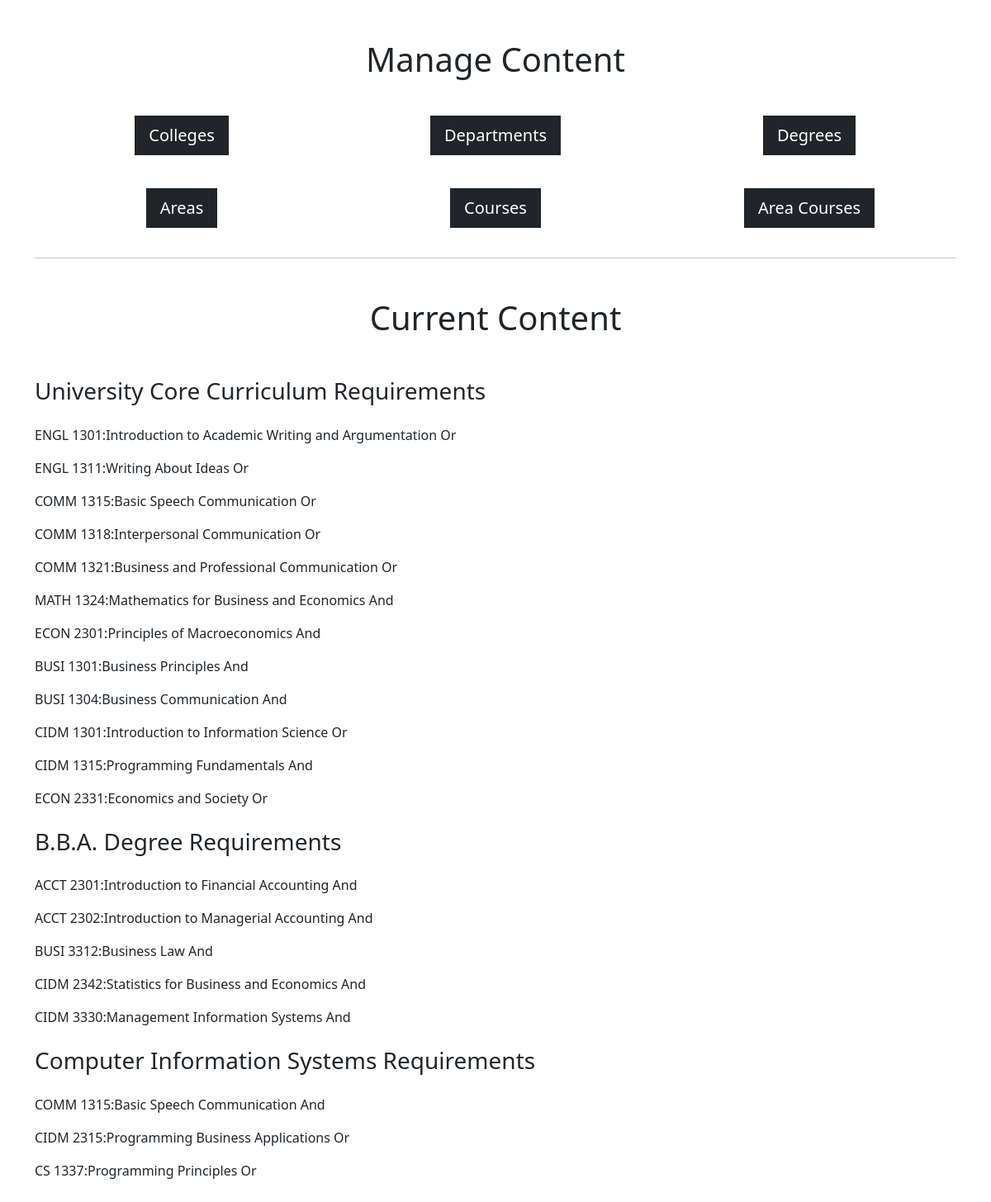
The page / on the database its author committed.
### data/models.py (models this page shows, shortened)
class Area(models.Model):
    area_name = models.CharField(max_length=100, help_text="The name of the Area.")
    area_description = models.CharField(
        blank=True,null=True, max_length=200, help_text="The description of the Area."
    )
    total_hours = models.IntegerField()
    degree = models.ForeignKey(Degree, on_delete=models.CASCADE)
    def __str__(self) -> str:
        return self.area_name

class Area_Course(models.Model):
    fiscal_year = models.IntegerField()
    area = models.ForeignKey(Area, on_delete=models.CASCADE)
    course = models.ForeignKey(Course, on_delete=models.CASCADE)
    optional = models.BooleanField(default=False)

class Course(models.Model):
    course_number = models.CharField(max_length=100, help_text="The number of the Course.")
    course_name = models.CharField(max_length=100, help_text="The name of the Course.")
    course_description = models.CharField(
        blank=True,null=True, max_length=200, help_text="The description of the Course."
    )
    hours = models.IntegerField()
    def __str__(self) -> str:
        return self.course_number + ":" + self.course_name

### data/views.py (the view)
# urls.py: path('', views.index),
def index(request):
    area_courses = Area_Course.objects.select_related("course").select_related("area").all()
    return render(request,"index.html",{'items':area_courses})

### data/templates/index.html
{% extends 'base.html' %}
{% block content %}
<h1 class="display-6 text-center mb-4">Manage Content</h1>
<div class="row row-cols-3 h-25">
    <div class="col d-flex justify-content-center align-items-center"><a class="btn btn-dark btn-lg rounded-0"
            href="/colleges">Colleges</a></div>
    <div class="col d-flex justify-content-center align-items-center"><a class="btn btn-dark btn-lg rounded-0"
            href="/departments">Departments</a></div>
    <div class="col d-flex justify-content-center align-items-center"><a class="btn btn-dark btn-lg rounded-0"
            href="/degrees">Degrees</a></div>
    <div class="col d-flex justify-content-center align-items-center"><a class="btn btn-dark btn-lg rounded-0"
            href="/areas">Areas</a>
    </div>
    <div class="col d-flex justify-content-center align-items-center"><a class="btn btn-dark btn-lg rounded-0"
            href="/courses">Courses</a></div>
    <div class="col d-flex justify-content-center align-items-center"><a class="btn btn-dark btn-lg rounded-0"
            href="/areacourses">Area Courses</a></div>
</div>
<hr>
<h1 class="display-6 text-center my-5">Current Content</h1>
{% regroup items by area as items_by_area %}
{% for area in items_by_area %}
<div class="content">
    <h3 class="my-4">{{ area.grouper }}</h3>
    {% for item in area.list %}
    <p>{{ item.course }} {{ item.optional|yesno:"Or,And" }}</p>
    {% endfor %}
</div>
{% endfor %}
<br><br>
{% endblock %}

### data/templates/base.html (shortened to what this page needs)
<!doctype html>
<html lang="en">
<head>
    <link href="https://cdn.jsdelivr.net/npm/bootstrap@5.3.2/dist/css/bootstrap.min.css" rel="stylesheet"
>
</head>
<body>
    <div class="container py-5" id="container">
        {% block content %}
        {% endblock %}
    </div>
</body>
</html>

### data/templates/base.html (style rules this page uses)
#container { height: 100vh; position: relative; }

### rows shown on the page
Area: grouper "University Core Curriculum Requirements"
Area_Course: course "ENGL 1301:Introduction to Academic Writing and Argumentation", optional "Or"
Area_Course: course "ENGL 1311:Writing About Ideas", optional "Or"
Area_Course: course "COMM 1315:Basic Speech Communication", optional "Or"
Area_Course: course "COMM 1318:Interpersonal Communication", optional "Or"
Area_Course: course "COMM 1321:Business and Professional Communication", optional "Or"
Area_Course: course "MATH 1324:Mathematics for Business and Economics", optional "And"
Area_Course: course "ECON 2301:Principles of Macroeconomics", optional "And"
Area_Course: course "BUSI 1301:Business Principles", optional "And"
Area_Course: course "BUSI 1304:Business Communication", optional "And"
Area_Course: course "CIDM 1301:Introduction to Information Science", optional "Or"
Area_Course: course "CIDM 1315:Programming Fundamentals", optional "And"
Area_Course: course "ECON 2331:Economics and Society", optional "Or"
Area: grouper "B.B.A. Degree Requirements"
Area_Course: course "ACCT 2301:Introduction to Financial Accounting", optional "And"
Area_Course: course "ACCT 2302:Introduction to Managerial Accounting", optional "And"
Area_Course: course "BUSI 3312:Business Law", optional "And"
Area_Course: course "CIDM 2342:Statistics for Business and Economics", optional "And"
Area_Course: course "CIDM 3330:Management Information Systems", optional "And"
Area: grouper "Computer Information Systems Requirements"
Area_Course: course "COMM 1315:Basic Speech Communication", optional "And"
Area_Course: course "CIDM 2315:Programming Business Applications", optional "Or"
Area_Course: course "CS 1337:Programming Principles", optional "Or"
